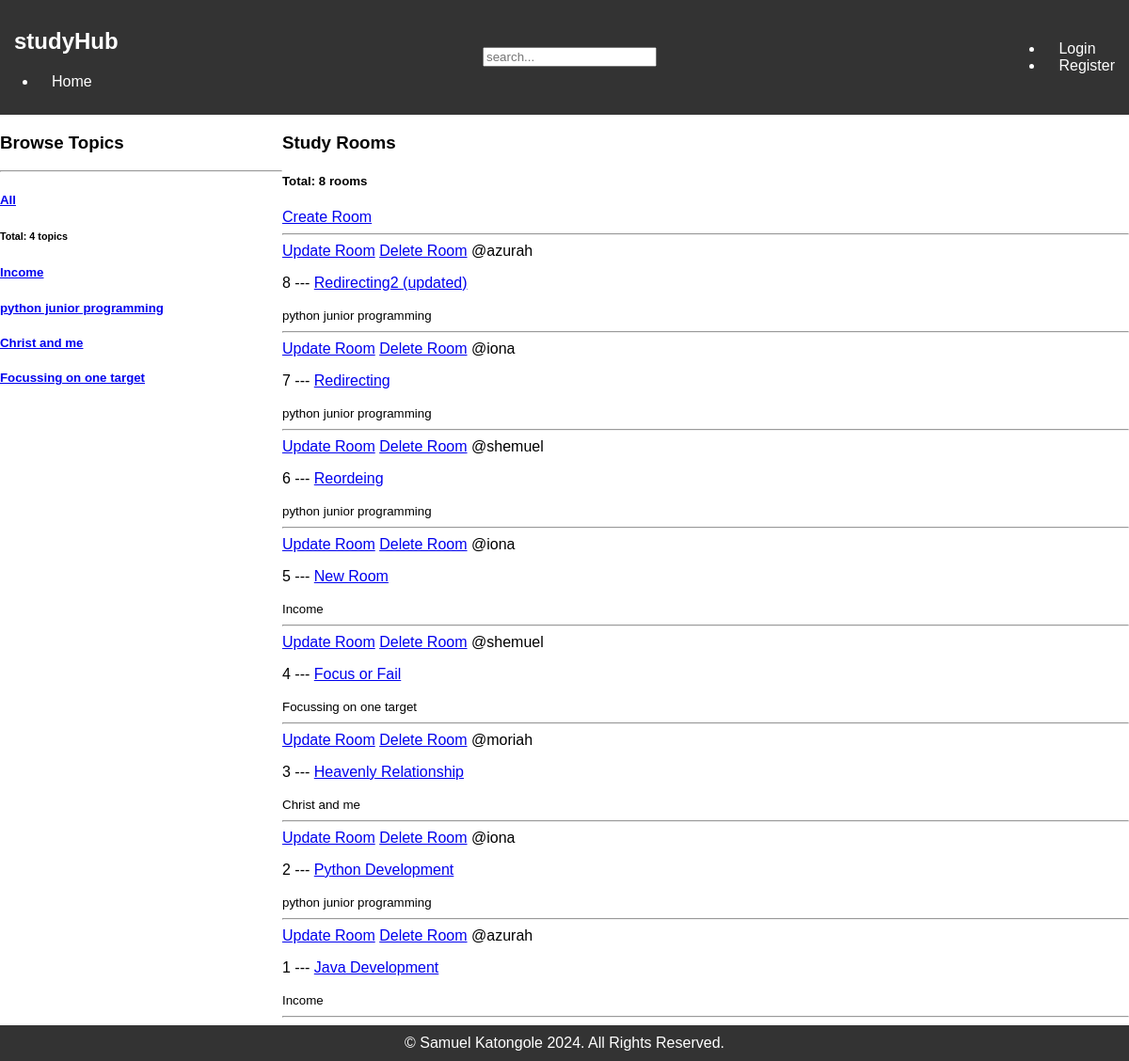
The app's page /, older data.
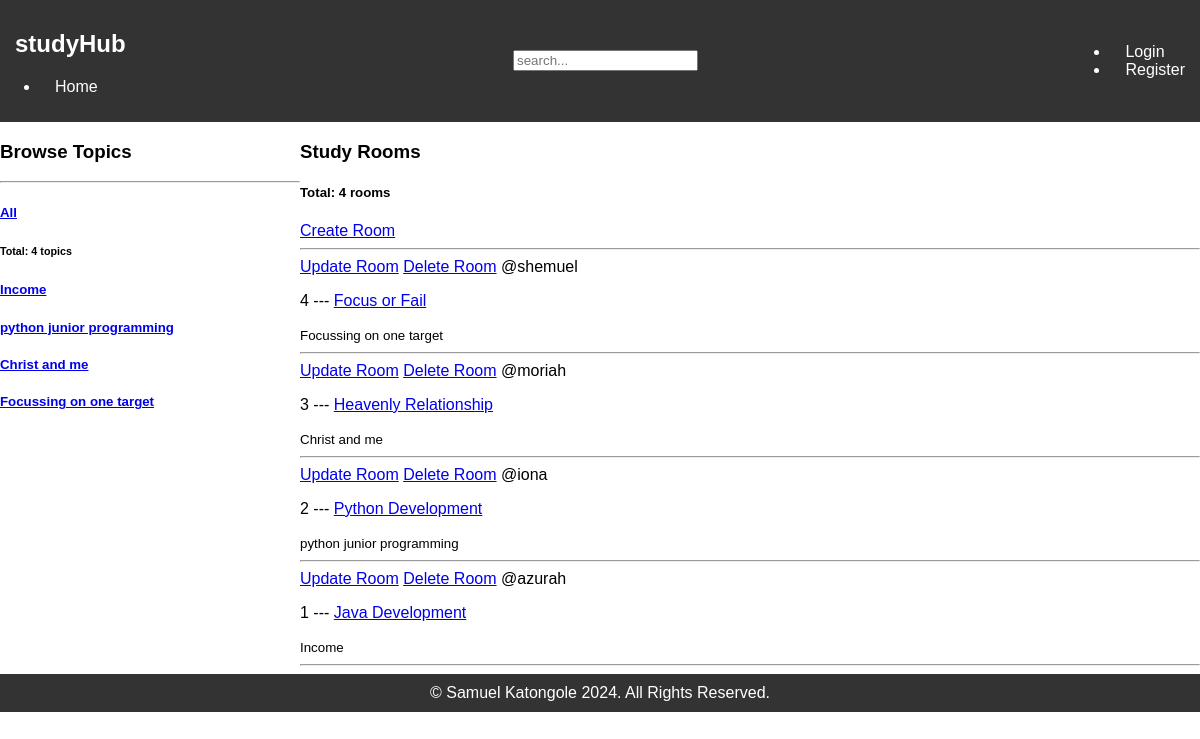
The same page, newer data.
### Rooms/models.py (models this page shows, shortened)
class Topic(models.Model):
    name=models.CharField(max_length=200)

class Room(models.Model):
    host = models.ForeignKey(User, on_delete= models.SET_NULL, null=True)
    topic = models.ForeignKey(Topic, on_delete= models.SET_NULL, null=True)
    description = models.TextField(null=True, blank=True) # description of the room
    name = models.CharField(max_length=200) # name of the room
    created = models.DateTimeField(auto_now_add=True) # created once
    updated= models.DateTimeField(auto_now=True) # changed
    participants = ... # participants in the room
    class Meta:
        ordering = ['-updated', '-created'] # ordered based on those fields

### Rooms/views.py (the view)
# urls.py: path('',views.home, name='home'),
def home(request):
    topics = Topic.objects.all() # query all topics from db
    q = request.GET.get('q') if request.GET.get('q')!=None else ''
    rooms = Room.objects.filter(
        Q(topic__name__icontains = q) |
        Q(name__icontains = q) | # room name
        Q(description__icontains = q) # room description
    )
    roomcount = rooms.count() # get total rooms
    topiccount = topics.count() # get total topics
    context = {
        'allrooms':rooms,
        'alltopics':topics,
        'roomcount':roomcount,
        'topiccount':topiccount}
    return render(request, 'Rooms/home.html', context)

### Rooms/templates/Rooms/home.html (shortened to what this page needs)
{% extends 'parent_hub/base.html' %}
{% block content %}
<div class="home-container">
    <div class="topics-sidebar">
        <h3>Browse Topics</h3>
        <hr>
        <div>
            <h5><a href="{% url 'home' %}">All</a></h5>
            <h6>Total: {{topiccount}} topics</h6>
        </div>
        {% for topic in alltopics %}
        <div>
            <h5><a href="{% url 'home' %}?q={{topic.name}}">{{topic.name}}</a></h5>
        </div>
        {% endfor %}
    </div>
    <div class="topics-view-main">
        <h3>Study Rooms</h3>
        <h5>Total: {{roomcount}} rooms</h5>
        <a href="{% url 'room-create' %}">Create Room</a>
        <hr>
        {% for room in allrooms %}
            <a href="{% url 'update-room' room.id %}">Update Room</a>
            <a href="{% url 'delete-room' room.id %}">Delete Room</a>
            <span>@{{room.host.username}}</span>
            <p>{{room.id}} --- <a href="{% url 'room' room.id %}">{{room.name}}</a></p>
            <small>{{room.topic.name}}</small>
            <hr/>
        {% endfor %}
    </div>
</div>
{% endblock %}

### templates/parent_hub/base.html (shortened to what this page needs)
<!DOCTYPE html>
<html lang="en">
<head>
</head>
<body>
    {% include 'parent_hub/navbar.html' %}
    {% block content %}
    {% endblock %}
    {% include 'parent_hub/footer.html' %}
</body>
</html>

### templates/parent_hub/navbar.html (shortened to what this page needs)
<nav class="navbar">
    <div class="navbar-container">
        <div class="navbar-left">
            <h1><a href="/">studyHub</a></h1>
            <ul>
                <li><a href="/">Home</a></li>
            </ul>
        </div>
        <div class="navbar-search-bar">
            <form action="{% url 'home' %}" method="GET">
                <input type="text" placeholder="search..."
                name="q"/>
            </form>
        </div>
        <div class="navbar-right">
            <ul>
                <li><a href="{% url 'login' %}">Login</a></li>
                <li><a href="">Register</a></li>
            </ul>
        </div>
    </div>
</nav>

### templates/parent_hub/footer.html
<footer class="footer">
    <div class="footer-container">
        <p>&copy; Samuel Katongole 2024. All Rights Reserved.</p>
    </div>
</footer>

### templates/parent_hub/base.html (style rules this page uses)
body { margin: 0; padding: 0; font-family: 'Arial', sans-serif; }
.navbar { background-color: #333; color: white; padding: 10px 0; }
.navbar-container { display: flex; justify-content: space-between; align-items: center; }
.navbar a { color: white; text-decoration: none; margin: 0 15px; }
.footer { background-color: #333; color: white; text-align: center; padding: 10px 0; }
.footer p { margin: 0; }

### Rooms/templates/Rooms/home.html (style rules this page uses)
.home-container { display: grid; grid-template-columns: 1fr 3fr; }

Row changes from the older to the newer data that the page shows:
removed Room: host.username "azurah", id "8", name "Redirecting2 (updated)", topic.name "python junior programming"
removed Room: host.username "iona", id "7", name "Redirecting", topic.name "python junior programming"
removed Room: host.username "shemuel", id "6", name "Reordeing", topic.name "python junior programming"
removed Room: host.username "iona", id "5", name "New Room", topic.name "Income"
Text that changed along with them:
{{ roomcount }}: "8" → "4"
